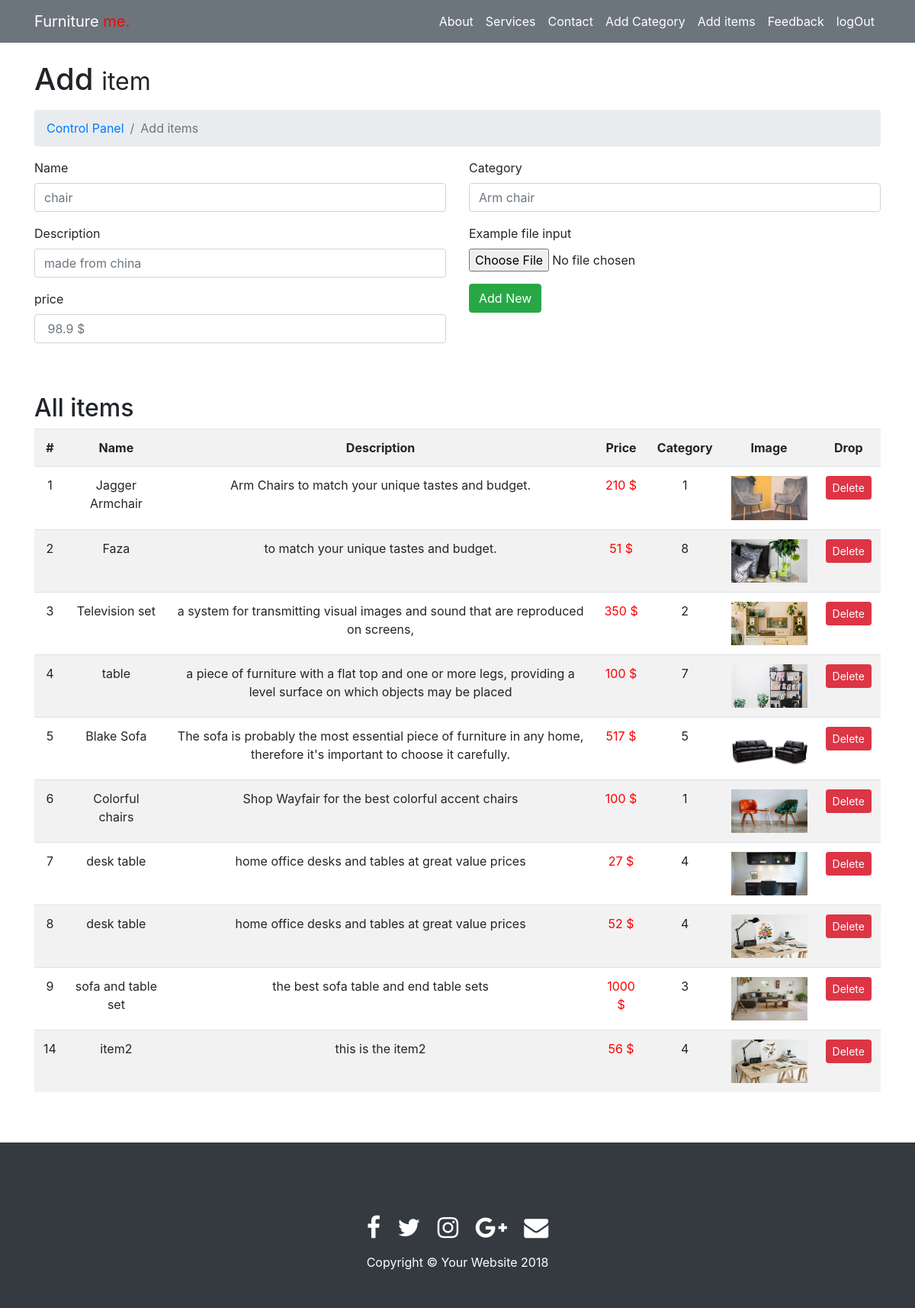
/cp/addItem.php (signed in), run on the app's committed database.
### tables this page shows
CREATE TABLE IF NOT EXISTS `items` (
  `i_id` int(11) NOT NULL AUTO_INCREMENT,
  `i_name` varchar(50) NOT NULL,
  `i_description` varchar(200) NOT NULL,
  `i_price` int(11) NOT NULL,
  `i_img` varchar(50) NOT NULL,
  `i_category` int(11) NOT NULL,
  PRIMARY KEY (`i_id`)
);

### cp/addItem.php (the view, shortened to what this page needs)
<?php
include("header2.php");
if ((!isset($_SESSION['user'])) && (!isset($_SESSION['psw'])))
{
		header('location:../index.php');
}
else{
	$sql="select * from items";
	$query1=mysql_query($sql);
}
?>
    <div class="container">
      <h1 class="mt-4 mb-3">Add
        <small>item</small>
      </h1>
      <ol class="breadcrumb">
        <li class="breadcrumb-item">
          <a href="#">Control Panel</a>
        </li>
        <li class="breadcrumb-item active">Add items</li>
      </ol>
      <div class="row">
              <div class="col-lg-6 col-md-6">
             <form action="addItem.php" method="post" enctype="multipart/form-data">
                  <div class="form-group">
                    <label for="Nameitem">Name</label>
                    <input name="fname" type="text" required="required" class="form-control" id="Nameitem"  placeholder="chair">
                  </div>
                <div class="form-group">
                    <label for="Descriptionitem">Description</label>
                    <input name="fdescription" type="text" required="required" class="form-control" id="Descriptionitem" placeholder="made from china">
                  </div>
                <div class="form-group">
                    <label for="priceitem">price</label>
                    <input name="fprice" type="text" required="required" class="form-control" id="priceitem"  placeholder=" 98.9 $">
                  </div>
              </div>
              <div class="col-lg-6 col-md-6">
                  <div class="form-group">
                      <label for="Categoryitem">Category</label>
                      <input name="fcategory" type="text" required="required" class="form-control" id="Categoryitem"  placeholder="Arm chair">
                    </div>
                    <div class="form-group">
                        <label for="exampleFormControlFile1">Example file input</label>
                        <input type="file" class="form-control-file" id="exampleFormControlFile1" name="file">
                      </div>
                    <button type="submit" class="btn btn-success ">Add New </button>
              </div>
      </div>
      <div class="row">
        <div class="col-lg-12" style="margin-top: 50px; margin-bottom: 50px;">
            <h2>All items</h2>
            <table class="table table-striped text-center"  >
                  <tr>
                    <th scope="col">#</th>
                    <th scope="col">Name</th>
                    <th scope="col">Description</th>
                    <th scope="col">Price</th>
                    <th scope="col">Category</th>
					<th scope="col">Image</th>
					 <th scope="col">Drop</th>
                  </tr>
<?php
	while($result=mysql_fetch_row($query1))
	{
	echo'<tr><form action="deleItem.php" method="post">';
		echo "<td>$result[0]</td>";
		echo "<td>$result[1]</td>";
		echo "<td>$result[2]</td>";
		echo "<td style='color:red;'>$result[3] $</span> </td>";
		echo "<td>$result[5]</td>";
		echo "<td><img src='../img/$result[4]' width='100px'></td>";
	echo "<td><input type='hidden' name='id' value=\"$result[0]\"><input type='submit' value='Delete' class='btn btn-danger btn-sm'></td></tr></form>";
	}
 ?>
              </table>
        </div>
      </div>
    </div>
<?php
include("../footer.php")
?>

### css/modern-business.css (style rules this page uses)
body { padding-top: 54px; }
@media (min-width: 992px) { body { padding-top: 56px; } }

### data on the page
items: i_id "1", i_name "Jagger Armchair", i_description "Arm Chairs to match your unique tastes and budget.", i_price "210", i_category "1", i_img (picture)
items: i_id "2", i_name "Faza", i_description "to match your unique tastes and budget.", i_price "51", i_category "8", i_img (picture)
items: i_id "3", i_name "Television set", i_description "a system for transmitting visual images and sound that are reproduced on screens,", i_price "350", i_category "2", i_img (picture)
items: i_id "4", i_name "table", i_description "a piece of furniture with a flat top and one or more legs, providing a level surface on which objects may be placed", i_price "100", i_category "7", i_img (picture)
items: i_id "5", i_name "Blake Sofa", i_description "The sofa is probably the most essential piece of furniture in any home, therefore it's important to choose it carefully.", i_price "517", i_category "5", i_img (picture)
items: i_id "6", i_name "Colorful chairs", i_description "Shop Wayfair for the best colorful accent chairs", i_price "100", i_category "1", i_img (picture)
items: i_id "7", i_name "desk table", i_description "home office desks and tables at great value prices", i_price "27", i_category "4", i_img (picture)
items: i_id "8", i_name "desk table", i_description "home office desks and tables at great value prices", i_price "52", i_category "4", i_img (picture)
items: i_id "9", i_name "sofa and table set", i_description "the best sofa table and end table sets", i_price "1000", i_category "3", i_img (picture)
items: i_id "14", i_name "item2", i_description "this is the item2", i_price "56", i_category "4", i_img (picture)
